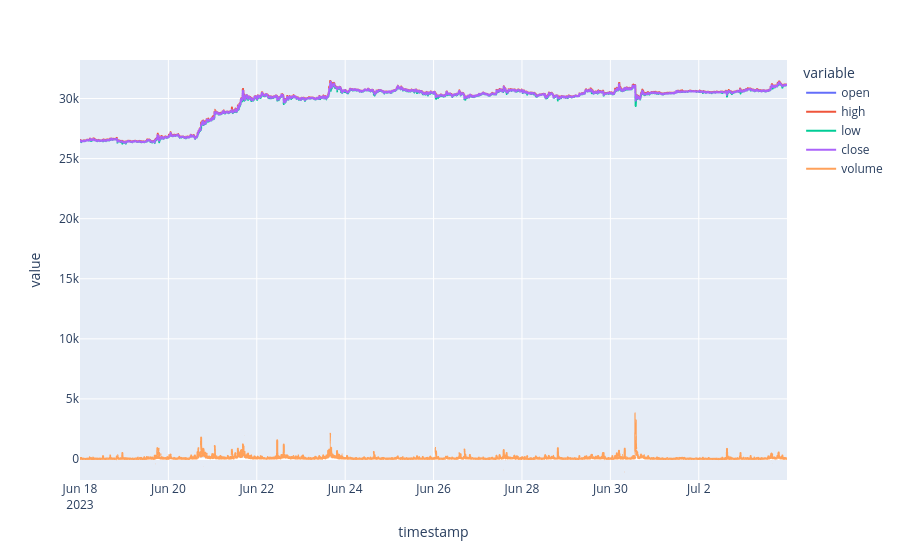

Here is the notebook cell this chart was saved with:
### Markdown cell above
Будем прогнозировать стоимость биткоина на момент открытия торгов (`open`).

### Code cell
# data = data[['open']]

# data.plot()
# data['timestamp'].min()
data.plot()
# data.shape

### Figure 1 — Plotly figure (JSON) as saved in the notebook; plotly's stock layout.template omitted (floating-point values rounded to 4 significant figures; data arrays with more than 128 entries replaced by an {"elided": "..."} marker saying what was removed)
{"data": [{"hovertemplate": "variable=open<br>timestamp=%{x}<br>value=%{y}<extra></extra>", "legendgroup": "open", "line": {"color": "#636efa", "dash": "solid"}, "marker": {"symbol": "circle"}, "mode": "lines", "name": "open", "showlegend": true, "type": "scattergl", "x": {"elided": "4608 str values"}, "xaxis": "x", "y": {"elided": "4608 float values"}, "yaxis": "y"}, {"hovertemplate": "variable=high<br>timestamp=%{x}<br>value=%{y}<extra></extra>", "legendgroup": "high", "line": {"color": "#EF553B", "dash": "solid"}, "marker": {"symbol": "circle"}, "mode": "lines", "name": "high", "showlegend": true, "type": "scattergl", "x": {"elided": "4608 str values"}, "xaxis": "x", "y": {"elided": "4608 float values"}, "yaxis": "y"}, {"hovertemplate": "variable=low<br>timestamp=%{x}<br>value=%{y}<extra></extra>", "legendgroup": "low", "line": {"color": "#00cc96", "dash": "solid"}, "marker": {"symbol": "circle"}, "mode": "lines", "name": "low", "showlegend": true, "type": "scattergl", "x": {"elided": "4608 str values"}, "xaxis": "x", "y": {"elided": "4608 float values"}, "yaxis": "y"}, {"hovertemplate": "variable=close<br>timestamp=%{x}<br>value=%{y}<extra></extra>", "legendgroup": "close", "line": {"color": "#ab63fa", "dash": "solid"}, "marker": {"symbol": "circle"}, "mode": "lines", "name": "close", "showlegend": true, "type": "scattergl", "x": {"elided": "4608 str values"}, "xaxis": "x", "y": {"elided": "4608 float values"}, "yaxis": "y"}, {"hovertemplate": "variable=volume<br>timestamp=%{x}<br>value=%{y}<extra></extra>", "legendgroup": "volume", "line": {"color": "#FFA15A", "dash": "solid"}, "marker": {"symbol": "circle"}, "mode": "lines", "name": "volume", "showlegend": true, "type": "scattergl", "x": {"elided": "4608 str values"}, "xaxis": "x", "y": {"elided": "4608 float values"}, "yaxis": "y"}], "layout": {"legend": {"title": {"text": "variable"}, "tracegroupgap": 0}, "margin": {"t": 60}, "xaxis": {"anchor": "y", "domain": [0, 1], "title": {"text": "timestamp"}}, "yaxis": {"anchor": "x", "domain": [0, 1], "title": {"text": "value"}}}}
